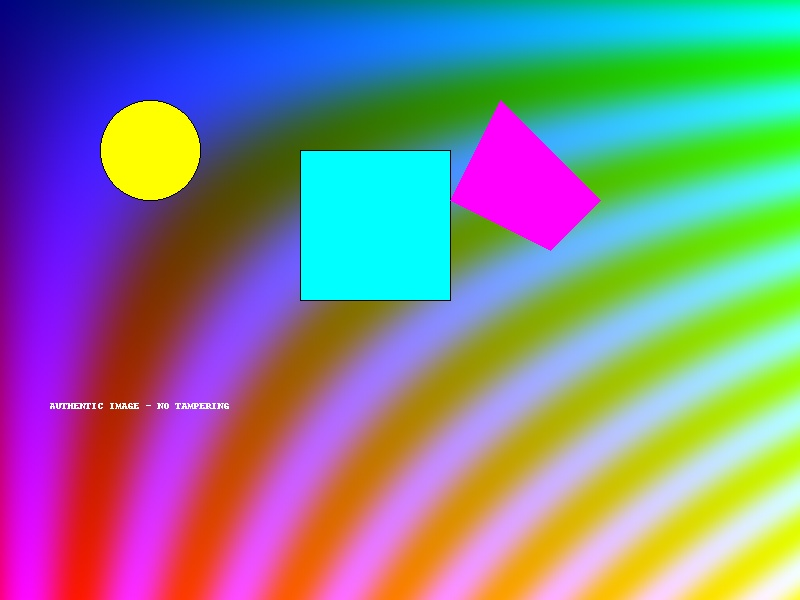
#> input picture Image Tampering/authentic_image.jpg, 800 x 600 px
$ python usage_example.py
#> lines starting #> are read from the running program, lines starting #| are printed output that depends on the picture; after the words box and inside, x2 and y2 are one past the last pixel; in counts of white or black regions, pixels touching at a corner belong together
### Image Tampering/analyze_single_image.py
import cv2
import numpy as np
from PIL import Image, ImageEnhance
import matplotlib.pyplot as plt
import os
import json
from scipy import ndimage
from sklearn.cluster import KMeans
import sys
import warnings
warnings.filterwarnings('ignore')

class SingleImageTamperingDetector:
    def __init__(self):
        self.results = {}

    def load_image(self, image_path):
        """Load image using multiple methods for robustness"""
        try:
            # Try with OpenCV
            img_cv = cv2.imread(image_path)
            if img_cv is not None:
                img_cv = cv2.cvtColor(img_cv, cv2.COLOR_BGR2RGB)

            # Try with PIL
            img_pil = Image.open(image_path)
            img_pil_array = np.array(img_pil.convert('RGB'))

            return img_cv if img_cv is not None else img_pil_array
        except Exception as e:
            print(f"Error loading image: {e}")
            return None

    def detect_copy_move_forgery(self, image):
        """Detect copy-move forgery using block matching"""
        if len(image.shape) == 3:
            gray = cv2.cvtColor(image, cv2.COLOR_RGB2GRAY)
        else:
            gray = image.copy()

        height, width = gray.shape
        block_size = 16
        threshold = 0.95

        matches = []
        blocks = {}

        # Extract overlapping blocks
        for i in range(0, height - block_size, 4):
            for j in range(0, width - block_size, 4):
                block = gray[i:i+block_size, j:j+block_size]
                block_hash = hash(block.tobytes())

                if block_hash in blocks:
                    # Calculate correlation
                    existing_block, (ex_i, ex_j) = blocks[block_hash]
                    correlation = cv2.matchTemplate(block, existing_block, cv2.TM_CCOEFF_NORMED)[0,0]

                    if correlation > threshold and abs(i - ex_i) > block_size and abs(j - ex_j) > block_size:
                        matches.append(((i, j), (ex_i, ex_j), correlation))
                else:
                    blocks[block_hash] = (block, (i, j))

        confidence = min(len(matches) * 0.1, 1.0) if matches else 0.0
        return matches, confidence

    def analyze_noise_patterns(self, image):
        """Analyze noise distribution for tampering detection"""
        if len(image.shape) == 3:
            gray = cv2.cvtColor(image, cv2.COLOR_RGB2GRAY)
        else:
            gray = image.copy()

        # Apply high-pass filter to extract noise
        kernel = np.array([[-1, -1, -1], [-1, 8, -1], [-1, -1, -1]])
        noise = cv2.filter2D(gray, -1, kernel)

        # Divide image into blocks and analyze noise variance
        block_size = 32
        height, width = gray.shape
        variances = []
        positions = []

        for i in range(0, height - block_size, block_size):
            for j in range(0, width - block_size, block_size):
                block_noise = noise[i:i+block_size, j:j+block_size]
                var = np.var(block_noise)
                variances.append(var)
                positions.append((i, j))

        if len(variances) > 0:
            variances = np.array(variances)
            mean_var = np.mean(variances)
            std_var = np.std(variances)

            # Find outliers (potential tampered regions)
            outliers = []
            for i, var in enumerate(variances):
                if abs(var - mean_var) > 2 * std_var:
                    outliers.append((positions[i], var))

            confidence = min(len(outliers) * 0.05, 1.0) if outliers else 0.0
            return outliers, confidence

        return [], 0.0

    def detect_jpeg_compression_artifacts(self, image):
        """Detect inconsistent JPEG compression artifacts"""
        if len(image.shape) == 3:
            gray = cv2.cvtColor(image, cv2.COLOR_RGB2GRAY)
        else:
            gray = image.copy()

        # Apply DCT to 8x8 blocks (JPEG compression units)
        height, width = gray.shape
        artifacts = []

        for i in range(0, height - 8, 8):
            for j in range(0, width - 8, 8):
                block = gray[i:i+8, j:j+8].astype(np.float32)
                dct_block = cv2.dct(block)

                # Analyze high-frequency components
                high_freq = np.sum(np.abs(dct_block[4:, 4:]))
                artifacts.append((i, j, high_freq))

        if artifacts:
            artifact_values = [a[2] for a in artifacts]
            mean_artifact = np.mean(artifact_values)
            std_artifact = np.std(artifact_values)

            suspicious_blocks = []
            for i, j, val in artifacts:
                if abs(val - mean_artifact) > 2 * std_artifact:
                    suspicious_blocks.append((i, j, val))

            confidence = min(len(suspicious_blocks) * 0.03, 1.0)
            return suspicious_blocks, confidence

        return [], 0.0

    def analyze_lighting_consistency(self, image):
        """Analyze lighting inconsistencies"""
        if len(image.shape) != 3:
            return [], 0.0

        # Convert to LAB color space for better lighting analysis
        lab = cv2.cvtColor(image, cv2.COLOR_RGB2LAB)
        l_channel = lab[:, :, 0]

        # Divide image into regions and analyze brightness
        height, width = l_channel.shape
        region_size = 50
        regions = []

        for i in range(0, height - region_size, region_size):
            for j in range(0, width - region_size, region_size):
                region = l_channel[i:i+region_size, j:j+region_size]
                mean_brightness = np.mean(region)
                std_brightness = np.std(region)
                regions.append((i, j, mean_brightness, std_brightness))

        if regions:
            brightnesses = [r[2] for r in regions]
            overall_mean = np.mean(brightnesses)
            overall_std = np.std(brightnesses)

            inconsistent_regions = []
            for i, j, brightness, std_bright in regions:
                if abs(brightness - overall_mean) > 2 * overall_std:
                    inconsistent_regions.append((i, j, brightness))

            confidence = min(len(inconsistent_regions) * 0.04, 1.0)
            return inconsistent_regions, confidence

        return [], 0.0

    def detect_edge_artifacts(self, image):
        """Detect edge artifacts that might indicate splicing"""
        if len(image.shape) == 3:
            gray = cv2.cvtColor(image, cv2.COLOR_RGB2GRAY)
        else:
            gray = image.copy()

        # Apply edge detection
        edges = cv2.Canny(gray, 50, 150)

        # Find contours
        contours, _ = cv2.findContours(edges, cv2.RETR_EXTERNAL, cv2.CHAIN_APPROX_SIMPLE)

        suspicious_edges = []
        for contour in contours:
            # Analyze contour properties
            area = cv2.contourArea(contour)
            perimeter = cv2.arcLength(contour, True)

            if area > 100 and perimeter > 50:
                # Calculate circularity (suspicious if too perfect)
                circularity = 4 * np.pi * area / (perimeter * perimeter)

                # Calculate moments for further analysis
                M = cv2.moments(contour)
                if M["m00"] != 0:
                    cx = int(M["m10"] / M["m00"])
                    cy = int(M["m01"] / M["m00"])

                    if circularity > 0.8 or area > 5000:  # Suspicious thresholds
                        suspicious_edges.append((cx, cy, area, circularity))

        confidence = min(len(suspicious_edges) * 0.1, 1.0)
        return suspicious_edges, confidence

    def analyze_image(self, image_path):
        """Main analysis function for single image"""
        print(f"🔍 Analyzing image: {os.path.basename(image_path)}")

        image = self.load_image(image_path)
        if image is None:
            return {"error": "Could not load image"}

        results = {
            "image_path": image_path,
            "image_name": os.path.basename(image_path),
            "image_shape": list(image.shape),
            "analysis": {}
        }

        # Run all detection methods
        print("🔍 Detecting copy-move forgery...")
        copy_move_matches, cm_confidence = self.detect_copy_move_forgery(image)
        results["analysis"]["copy_move"] = {
            "matches": len(copy_move_matches),
            "confidence": float(cm_confidence),
            "description": "Detects duplicated regions within the image"
        }

        print("🔊 Analyzing noise patterns...")
        noise_outliers, noise_confidence = self.analyze_noise_patterns(image)
        results["analysis"]["noise_analysis"] = {
            "outliers": len(noise_outliers),
            "confidence": float(noise_confidence),
            "description": "Identifies inconsistent noise distributions"
        }

        print("📸 Detecting JPEG artifacts...")
        jpeg_artifacts, jpeg_confidence = self.detect_jpeg_compression_artifacts(image)
        results["analysis"]["jpeg_artifacts"] = {
            "suspicious_blocks": len(jpeg_artifacts),
            "confidence": float(jpeg_confidence),
            "description": "Analyzes compression inconsistencies"
        }

        print("💡 Analyzing lighting consistency...")
        lighting_issues, lighting_confidence = self.analyze_lighting_consistency(image)
        results["analysis"]["lighting"] = {
            "inconsistent_regions": len(lighting_issues),
            "confidence": float(lighting_confidence),
            "description": "Detects unnatural lighting variations"
        }

        print("🔍 Detecting edge artifacts...")
        edge_artifacts, edge_confidence = self.detect_edge_artifacts(image)
        results["analysis"]["edge_artifacts"] = {
            "suspicious_edges": len(edge_artifacts),
            "confidence": float(edge_confidence),
            "description": "Identifies suspicious edge patterns from splicing"
        }

        # Calculate overall tampering confidence
        confidences = [cm_confidence, noise_confidence, jpeg_confidence,
                      lighting_confidence, edge_confidence]
        overall_confidence = np.mean(confidences)

        results["overall_assessment"] = {
            "tampering_confidence": round(float(overall_confidence), 3),
            "likely_tampered": bool(overall_confidence > 0.3),
            "severity": "High" if overall_confidence > 0.7 else "Medium" if overall_confidence > 0.3 else "Low"
        }

        # Add interpretation
        if overall_confidence > 0.7:
            interpretation = "🚨 HIGH likelihood of tampering detected! Multiple detection methods show strong evidence of manipulation."
        elif overall_confidence > 0.3:
            interpretation = "⚠️ MEDIUM likelihood of tampering detected. Some suspicious patterns found, requires closer inspection."
        else:
            interpretation = "✅ LOW likelihood of tampering. Image appears authentic or contains minimal suspicious patterns."

        results["interpretation"] = interpretation

        return results

# [76 lines left out: function main, not called in this run]

# [2 lines that do not run on import are left out]

### Image Tampering/usage_example.py
#!/usr/bin/env python3
"""
Usage Example: Single Image Analysis
===================================

This script demonstrates how to use the image tampering detection system
to analyze a single image and get results in JSON format.
"""

from analyze_single_image import SingleImageTamperingDetector
import json
import os

def analyze_sample_images():
    """Analyze all sample images and show results"""
    detector = SingleImageTamperingDetector()

    # Sample images to analyze
    sample_images = [
        "authentic_image.jpg",
        "copy_move_tampered.jpg",
        "spliced_tampered.jpg",
        "noise_tampered.jpg",
        "lighting_tampered.jpg"
    ]

    print("🔍 AI-BASED IMAGE TAMPERING DETECTION")
    print("="*60)
    print("📋 Analyzing sample images...")
    print()

    for image_name in sample_images:
        if not os.path.exists(image_name):
            print(f"⚠️  Skipping {image_name} - file not found")
            continue

        print(f"🔍 Analyzing: {image_name}")
        print("-" * 40)

        try:
            # Analyze the image
            results = detector.analyze_image(image_name)
#> in load_image, img_cv is the input picture: shape (600, 800, 3); mean B, G, R 144, 132.6, 129.7
#> in detect_copy_move_forgery, `gray = cv2.cvtColor(image, cv2.COLOR_RGB2GRAY)`:
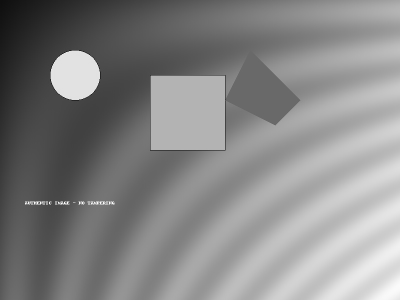
#> gray: shape (600, 800) (shown at 1/2 size); min 1, max 253, mean 133
#> after the loop in detect_copy_move_forgery, `for i in range(0, height - block_size, 4):`: blocks = 26883 items; matches = 1093 items
#> in detect_copy_move_forgery, `confidence = min(len(matches) * 0.1, 1.0) if matches else 0.0`: confidence = 1
#> in analyze_image, `copy_move_matches, cm_confidence = self.detect_copy_move_forgery(image)`: copy_move_matches = 1093 items; cm_confidence = 1
#> in analyze_noise_patterns, `noise = cv2.filter2D(gray, -1, kernel)`:
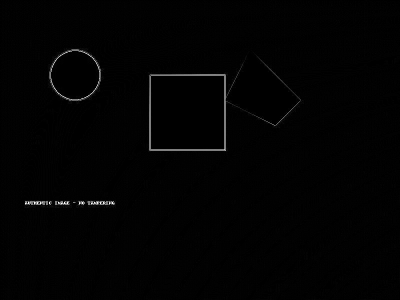
#> noise: shape (600, 800) (shown at 1/2 size); min 0, max 255, mean 2.3
#> after the loop in analyze_noise_patterns, `for i in range(0, height - block_size, block_size):`:
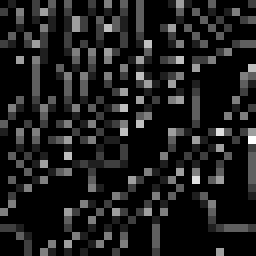
#> block_noise: shape (32, 32) (shown 8 times larger); min 0, max 8, mean 0.94; drawn with min black and max white
#> after the loop in analyze_noise_patterns, `for i in range(0, height - block_size, block_size):`: positions = 432 pairs, first value 0 to 544, second value 0 to 736; variances = 432 values, max 6665.7 at index 290, min 0 at index 100, mean 299.1
#> in analyze_noise_patterns, `mean_var = np.mean(variances)`: mean_var = 299.1
#> in analyze_noise_patterns, `std_var = np.std(variances)`: std_var = 1001.6
#> the loop in analyze_noise_patterns, `for i, var in enumerate(variances):` made 432 passes
#> var on passes 1 to 3: 2.16, 2.39, 2.69
#> after the loop in analyze_noise_patterns, `for i, var in enumerate(variances):`: outliers = 31 items
#> in analyze_noise_patterns, `confidence = min(len(outliers) * 0.05, 1.0) if outliers else 0.0`: confidence = 1
#> in analyze_image, `noise_outliers, noise_confidence = self.analyze_noise_patterns(image)`: noise_outliers = 31 items; noise_confidence = 1
#> after the loop in detect_jpeg_compression_artifacts, `for i in range(0, height - 8, 8):`: artifacts = 7326 items, first 6: (0, 0, 2.32), (0, 8, 2.13), (0, 16, 2.47), (0, 24, 2.59), (0, 32, 2.8), (0, 40, 3)
#> in detect_jpeg_compression_artifacts, `artifact_values = [a[2] for a in artifacts]`: artifact_values = 7326 values, max 902.3 at index 1400, min 0 at index 374, mean 7.4
#> in detect_jpeg_compression_artifacts, `mean_artifact = np.mean(artifact_values)`: mean_artifact = 7.4
#> in detect_jpeg_compression_artifacts, `std_artifact = np.std(artifact_values)`: std_artifact = 43.59
#> the loop in detect_jpeg_compression_artifacts, `for i, j, val in artifacts:` made 7326 passes
#> (j, val) on passes 1 to 3: (0, 2.32), (8, 2.13), (16, 2.47)
#> after the loop in detect_jpeg_compression_artifacts, `for i, j, val in artifacts:`: suspicious_blocks = 100 items, first 6: (96, 128, 280.7), (96, 136, 430.2), (96, 152, 232.8), (96, 160, 337.6), (104, 120, 667.5), (104, 128, 294.1)
#> in detect_jpeg_compression_artifacts, `confidence = min(len(suspicious_blocks) * 0.03, 1.0)`: confidence = 1
#> in analyze_image, `jpeg_artifacts, jpeg_confidence = self.detect_jpeg_compression_artifac..`: jpeg_artifacts has the same summary as suspicious_blocks in detect_jpeg_compression_artifacts
#> in analyze_lighting_consistency, `l_channel = lab[:, :, 0]`:
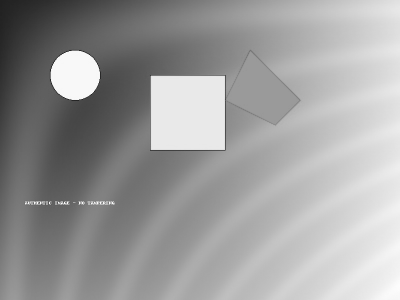
#> l_channel: shape (600, 800) (shown at 1/2 size); min 0, max 254, mean 155.9
#> after the loop in analyze_lighting_consistency, `for i in range(0, height - region_size, region_size):`:
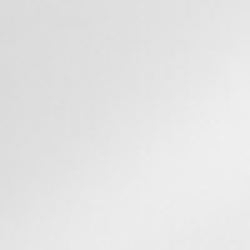
#> region: shape (50, 50) (shown 5 times larger); min 217, max 239, mean 228.5
#> after the loop in analyze_lighting_consistency, `for i in range(0, height - region_size, region_size):`: regions = 165 items, first 6: (0, 0, 39.29, 3.83), (0, 50, 50.24, 6.1), (0, 100, 62.66, 7.65), (0, 150, 75.7, 8.41), (0, 200, 88.81, 8.66), (0, 250, 101.9, 8.4)
#> in analyze_lighting_consistency, `brightnesses = [r[2] for r in regions]`: brightnesses = 165 values, max 233 at index 67, min 39.29 at index 0, mean 149
#> in analyze_lighting_consistency, `overall_mean = np.mean(brightnesses)`: overall_mean = 149
#> in analyze_lighting_consistency, `overall_std = np.std(brightnesses)`: overall_std = 48.89
#> the loop in analyze_lighting_consistency, `for i, j, brightness, std_bright in regions:` made 165 passes
#> after the loop in analyze_lighting_consistency, `for i, j, brightness, std_bright in regions:`: inconsistent_regions = [(0, 0, 39.29), (0, 50, 50.24), (50, 0, 47.6)]
#> in analyze_lighting_consistency, `confidence = min(len(inconsistent_regions) * 0.04, 1.0)`: confidence = 0.12
#> in analyze_image, `lighting_issues, lighting_confidence = self.analyze_lighting_consisten..`: lighting_issues = [(0, 0, 39.29), (0, 50, 50.24), (50, 0, 47.6)]; lighting_confidence = 0.12
#> in detect_edge_artifacts, `edges = cv2.Canny(gray, 50, 150)`:
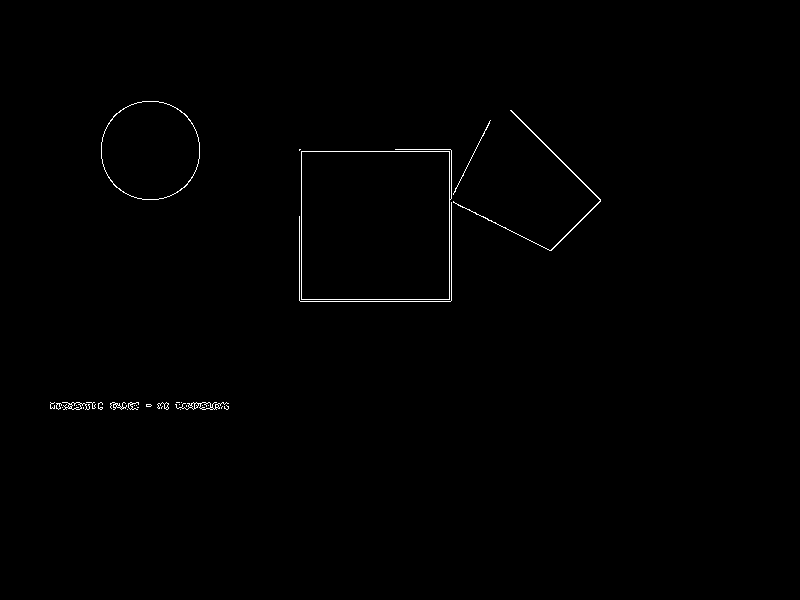
#> edges: shape (600, 800); 0.48% white in thin lines or dots, all inside (x1, y1, x2, y2) = (50, 101, 601, 410)
#> in detect_edge_artifacts, `contours, _ = cv2.findContours(edges, cv2.RETR_EXTERNAL, cv2.CHAIN_APP..`: contours = 30 contours, 22 with area under 20; largest, box (x1, y1, x2, y2) and area: (301, 149, 452, 300) 21905, (101, 101, 200, 200) 7690, (453, 110, 601, 251) 152, (175, 402, 229, 410) 122, (62, 402, 90, 410) 73, (110, 402, 127, 410) 28, (157, 402, 169, 410) 23, (128, 402, 139, 410) 20
#> the loop in detect_edge_artifacts, `for contour in contours:` made 30 passes
#> (area, perimeter, circularity, cx, cy) on passes 15, 26, 29, 30: (121.5, 202.6, 0.0372, 202, 405), (21905, 804.5, 0.425, 375, 224), (152.5, 632.3, 0.00479, 554, 182), (7690, 328.7, 0.894, 150, 150)
#> after the loop in detect_edge_artifacts, `for contour in contours:`: suspicious_edges = [(375, 224, 21905, 0.425), (150, 150, 7690, 0.894)]
#> in detect_edge_artifacts, `confidence = min(len(suspicious_edges) * 0.1, 1.0)`: confidence = 0.2
#> in analyze_image, `edge_artifacts, edge_confidence = self.detect_edge_artifacts(image)`: edge_artifacts has the same summary as suspicious_edges in detect_edge_artifacts
#> in analyze_image, `confidences = [cm_confidence, noise_confidence, jpeg_confidence, light..`: confidences = [1, 1, 1, 0.12, 0.2]
#> in analyze_image, `overall_confidence = np.mean(confidences)`: overall_confidence = 0.664
#> results = 6 items

            if "error" in results:
                print(f"❌ Error: {results['error']}")
                continue

            # Display key results
            confidence = results['overall_assessment']['tampering_confidence']
#> confidence = 0.664
            likely_tampered = results['overall_assessment']['likely_tampered']
#> likely_tampered = True
            severity = results['overall_assessment']['severity']
#> severity = 'Medium'

            # Status emoji
            status_emoji = "🚨" if severity == "High" else "⚠️" if severity == "Medium" else "✅"
#> status_emoji = '⚠️'

            print(f"{status_emoji} Overall Confidence: {confidence:.3f}")
#| ⚠️ Overall Confidence: 0.664
            print(f"⚠️  Likely Tampered: {'YES' if likely_tampered else 'NO'}")
#| ⚠️  Likely Tampered: YES
            print(f"🔴 Severity: {severity}")
#| 🔴 Severity: Medium

            # Show detection method results
            print("🔬 Detection Methods:")
            for method, data in results['analysis'].items():
                method_name = method.replace('_', ' ').title()
                print(f"   • {method_name}: {data['confidence']:.3f}")
#> this loop made 5 passes
#> (printed output is left out)

            print(f"💭 {results['interpretation']}")
#| 💭 ⚠️ MEDIUM likelihood of tampering detected. Some suspicious patterns found, requires closer inspection.

            # Save to individual JSON file
            output_file = f"{os.path.splitext(image_name)[0]}_analysis.json"
            with open(output_file, 'w') as f:
                json.dump(results, f, indent=2)
            print(f"💾 Saved to: {output_file}")

        except Exception as e:
            print(f"❌ Error analyzing {image_name}: {e}")

        print()  # Empty line between results

def demonstrate_json_output():
    """Show the JSON output format"""
    print("\n📋 JSON OUTPUT FORMAT EXAMPLE:")
    print("="*50)

    # Show example JSON structure
    example_json = {
        "image_path": "example_image.jpg",
        "image_name": "example_image.jpg",
        "image_shape": [600, 800, 3],
        "analysis": {
            "copy_move": {
                "matches": 125,
                "confidence": 0.85,
                "description": "Detects duplicated regions within the image"
            },
            "noise_analysis": {
                "outliers": 15,
                "confidence": 0.45,
                "description": "Identifies inconsistent noise distributions"
            },
            "jpeg_artifacts": {
                "suspicious_blocks": 8,
                "confidence": 0.32,
                "description": "Analyzes compression inconsistencies"
            },
            "lighting": {
                "inconsistent_regions": 2,
                "confidence": 0.18,
                "description": "Detects unnatural lighting variations"
            },
            "edge_artifacts": {
                "suspicious_edges": 3,
                "confidence": 0.25,
                "description": "Identifies suspicious edge patterns from splicing"
            }
        },
        "overall_assessment": {
            "tampering_confidence": 0.610,
            "likely_tampered": True,
            "severity": "Medium"
        },
        "interpretation": "⚠️ MEDIUM likelihood of tampering detected. Some suspicious patterns found, requires closer inspection."
    }

    print(json.dumps(example_json, indent=2))

def show_usage_instructions():
    """Show how to use the system"""
    print("\n📋 USAGE INSTRUCTIONS:")
    print("="*50)
    print("1. 📁 Direct command line usage:")
    print('   python analyze_single_image.py "your_image.jpg"')
    print()
    print("2. 📁 Interactive demo:")
    print("   python demo.py")
    print()
    print("3. 🔧 Programmatic usage:")
    print("   from analyze_single_image import SingleImageTamperingDetector")
    print("   detector = SingleImageTamperingDetector()")
    print('   results = detector.analyze_image("image.jpg")')
    print()
    print("4. 📊 Supported formats:")
    print("   JPG, JPEG, PNG, BMP, TIFF, TIF")
    print()
    print("5. 📈 Confidence interpretation:")
    print("   • 0.0-0.3: Low likelihood of tampering")
    print("   • 0.3-0.7: Medium likelihood of tampering")
    print("   • 0.7-1.0: High likelihood of tampering")

if __name__ == "__main__":
    print("🎯 IMAGE TAMPERING DETECTION - USAGE EXAMPLE")
    print("="*60)

    # Analyze sample images
    analyze_sample_images()

    # Show JSON format
    demonstrate_json_output()

    # Show usage instructions
    show_usage_instructions()

    print("\n" + "="*60)
    print("✅ Example completed! The system is ready to analyze your images.")
    print("="*60)
